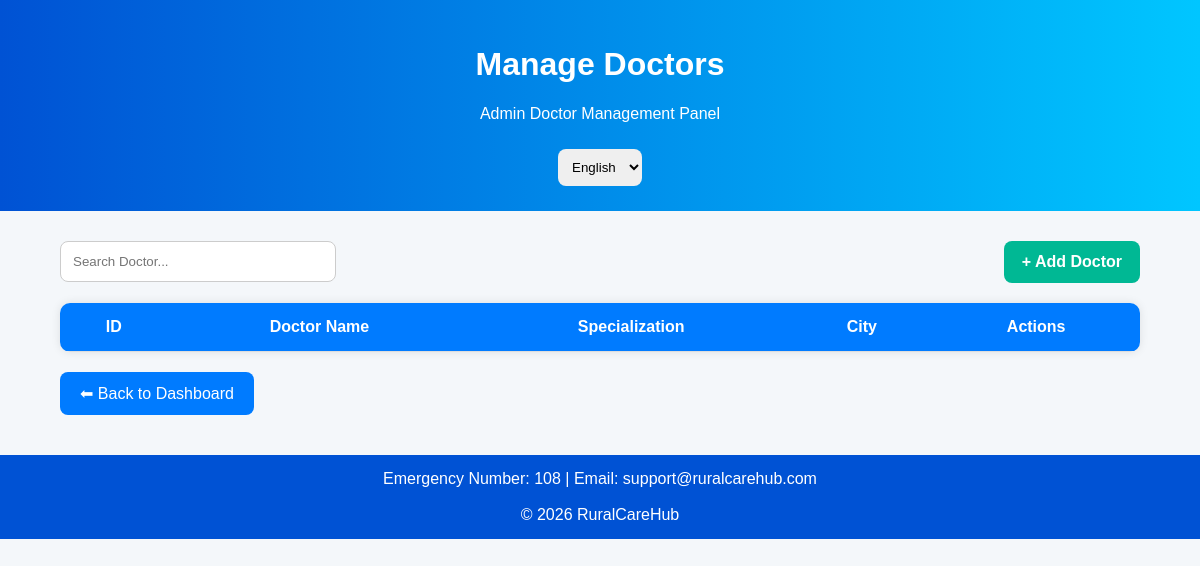
The page /manage-doctors on the database as committed earlier.
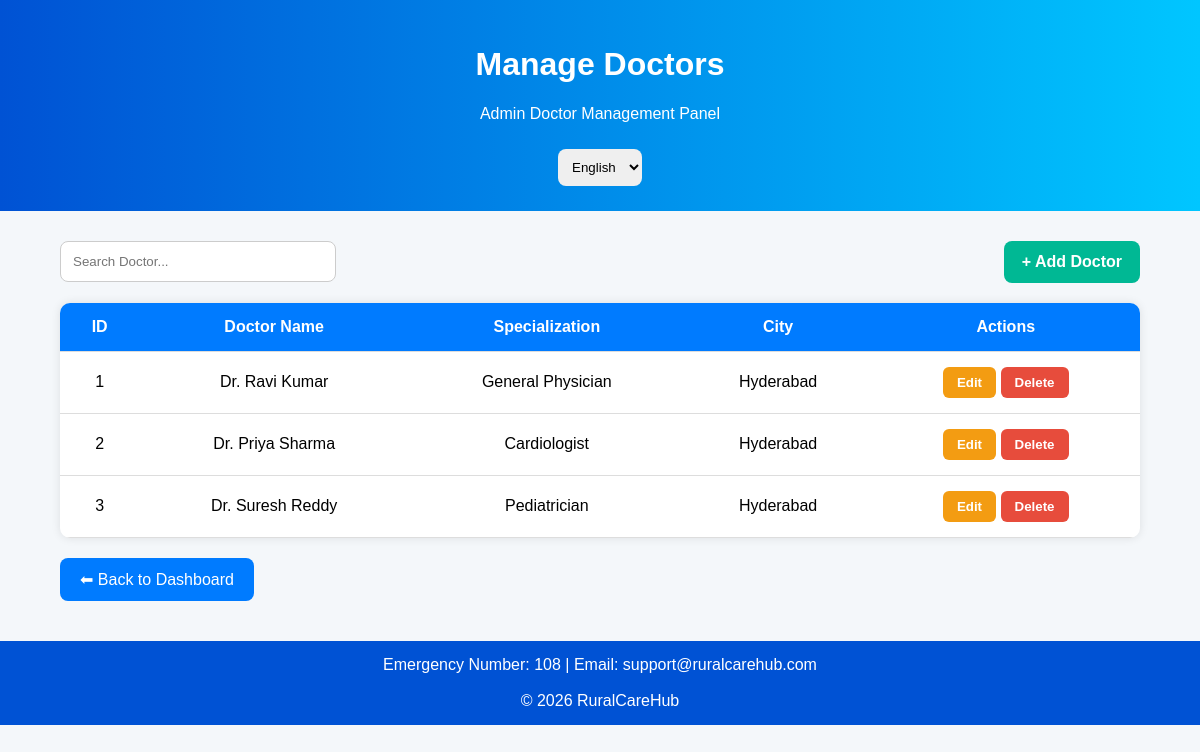
The same page on the database as committed later.
### app.py (models this page shows)
class Doctor(db.Model):
    id = db.Column(db.Integer, primary_key=True)
    name = db.Column(db.String(100))
    specialization = db.Column(db.String(100))
    city = db.Column(db.String(100))

### app.py (the view)
@app.route('/manage-doctors')
def manage_doctors():
    doctors = Doctor.query.all()
    return render_template(
        'manage_doctors.html',
        doctors=doctors
    )

### templates/manage_doctors.html (shortened to what this page needs)
<!DOCTYPE html>
<html>
<head>
</head>
<body>
<div class="header">
<h1 id="title">Manage Doctors</h1>
<p id="subtitle">
</p>
<select id="languageSelect"
onchange="changeLanguage()">
<option value="en">English</option>
</select>
</div>
<div class="container">
<div class="top-actions">
<input type="text"
class="search-box"
placeholder="Search Doctor...">
<a href="#"
class="add-btn"
id="addBtn">
</a>
</div>
<table>
<tr>
<th>ID</th>
<th id="doctorText">Doctor Name</th>
<th id="specText">Specialization</th>
<th id="cityText">City</th>
<th id="actionText">Actions</th>
</tr>
{% for doctor in doctors %}
<tr>
<td>{{ doctor.id }}</td>
<td>{{ doctor.name }}</td>
<td>{{ doctor.specialization }}</td>
<td>{{ doctor.city }}</td>
<td>
<button class="action-btn edit-btn">
Edit
</button>
<button class="action-btn delete-btn">
Delete
</button>
</td>
</tr>
{% endfor %}
</table>
<a href="/admin"
class="back-btn"
id="backBtn">
</a>
</div>
<footer>
Emergency Number: 108 |
Email: support@ruralcarehub.com
<br><br>
© 2026 RuralCareHub
</footer>
</body>
</html>

### templates/manage_doctors.html (style rules this page uses)
body { margin:0; font-family:Arial; background:#f4f7fa; }
.header { background:linear-gradient(to right,#0052d4,#00c6ff); color:white; text-align:center; padding:25px; }
.container { width:90%; margin:30px auto; }
.top-actions { display:flex; justify-content:space-between; align-items:center; margin-bottom:20px; }
.add-btn { background:#00b894; color:white; padding:12px 18px; text-decoration:none; border-radius:8px; font-weight:bold; }
.search-box { padding:12px; width:250px; border-radius:8px; border:1px solid #ccc; }
table { width:100%; border-collapse:collapse; background:white; box-shadow:0 0 10px rgba(0,0,0,0.1); border-radius:10px; overflow:hidden; }
th,td { padding:15px; text-align:center; border-bottom:1px solid #ddd; }
th { background:#007bff; color:white; }
.action-btn { padding:8px 14px; border:none; border-radius:6px; color:white; cursor:pointer; font-weight:bold; }
.edit-btn { background:#f39c12; }
.delete-btn { background:#e74c3c; }
.back-btn { display:inline-block; margin-top:20px; padding:12px 20px; background:#007bff; color:white; text-decoration:none; border-radius:8px; }
select { padding:10px; border-radius:8px; border:none; margin-top:10px; }
footer { background:#0052d4; color:white; text-align:center; padding:15px; margin-top:40px; }

Rows that differ between the two databases and show on the page:
added Doctor: id "1", name "Dr. Ravi Kumar", specialization "General Physician", city "Hyderabad"
added Doctor: id "2", name "Dr. Priya Sharma", specialization "Cardiologist", city "Hyderabad"
added Doctor: id "3", name "Dr. Suresh Reddy", specialization "Pediatrician", city "Hyderabad"
